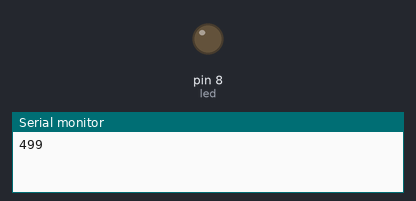
Bench run of a sketch on a simulated Arduino Uno, built with avr-gcc and run on an emulated ATmega328P. Parts: output pins drawn as LEDs (lit = HIGH), the last lines printed to the serial monitor. Dashed ring = blinking.

Above: at 0.7 s.
At 4.0 s:
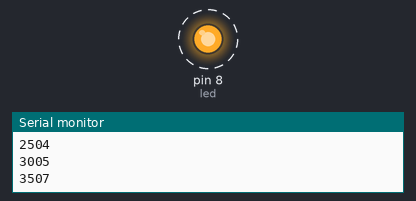
Timing chart, 0 to 4.6 s (numbered marks = the images above):
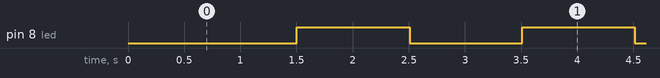

Measured:
- by itself, pin 8 (led): alternates HIGH for 1.0 s and LOW for 1.0 s

The sketch:

test_millis.ino
```cpp
const int led = 8;
int ledState = LOW;
long prevMillis = 0;
long interval = 1000;

void setup(){
  Serial.begin(9600);
  pinMode(led,OUTPUT);
}

void loop(){
  delay(500);

  unsigned long currentMillis = millis();
  Serial.println(currentMillis);
  delay(1);
  if (currentMillis - prevMillis > interval){
    prevMillis = currentMillis;
    if (ledState == LOW)
      ledState = HIGH;
    else
      ledState = LOW;
    digitalWrite(led,ledState);
  }
}
```
